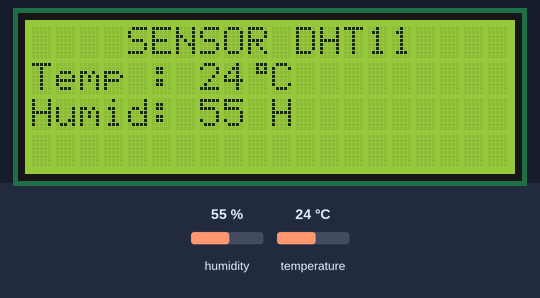
A sketch run on a simulated Arduino Uno, built with avr-gcc and run on an emulated ATmega328P. Shown: 20×4 character LCD. Inputs (shaded band) come from the test bench; at power-on: humidity 55 %, temperature 24 °C. What the sketch prints to the serial monitor is not drawn.

Above: at 1.3 s.
1.4 s: humidity set to 22 %
At 2.7 s:
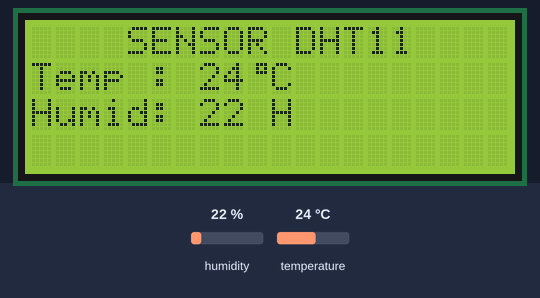
4.3 s: temperature set to 12 °C
At 5.1 s:
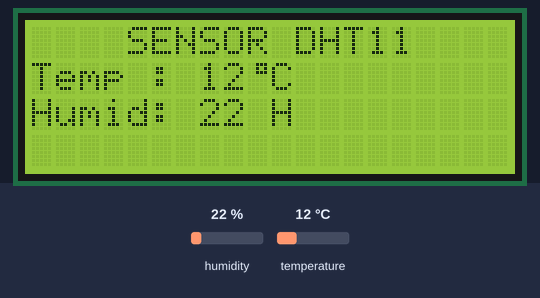
7.2 s: humidity set to 40 %
At 9.9 s:
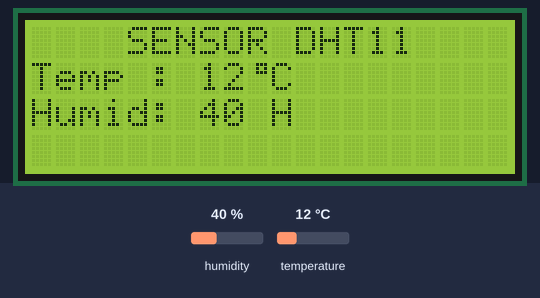
10.2 s: temperature set to 19 °C
Timing chart, 0 to 13.2 s (numbered marks = the images above; inputs shaded):
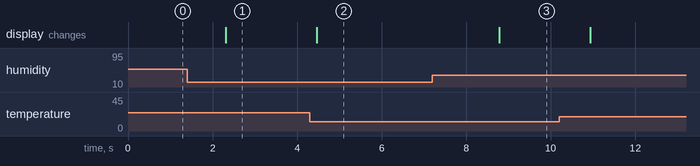

Measured:
- after the input at 1.4 s, the display: changes after 0.91 s (image 1)
- after the input at 4.3 s, the display: changes after 0.17 s (image 2)
- after the input at 7.2 s, the display: changes after 1.6 s (image 3)

The sketch:

DHT11.ino
```cpp
#include <SimpleDHT.h>
#include <Wire.h>
#include <LiquidCrystal_I2C.h>

#define TAMPIL_SERIAL true
#define PIN_DHT_11  2

LiquidCrystal_I2C lcd(0x27, 20, 4); // Alamat I2C, Kolom, Baris
const byte KARAKTER_DERAJAT = 0;
byte derajat[] = {
  B00111,
  B00101,
  B00111,
  B00000,
  B00000,
  B00000,
  B00000,
  B00000
};

SimpleDHT11 dht11(PIN_DHT_11);
byte temperature = 0, humidity = 0;
int err = SimpleDHTErrSuccess;

void setup() {
#if TAMPIL_SERIAL //////
  Serial.begin(9600);
#endif  ///////////////

  lcd.init();
  lcd.createChar(KARAKTER_DERAJAT, derajat);
  lcd.backlight();
  lcd.clear();

  lcd.setCursor(4, 0);
  lcd.print("SENSOR DHT11");
  lcd.setCursor(0, 1);
  lcd.print("Temp : ");
  lcd.setCursor(0, 2);
  lcd.print("Humid: ");
}

void loop() {
#if TAMPIL_SERIAL //////////////////////////////////
  Serial.println("=================================");
  Serial.println("Sample DHT11...");
#endif  ///////////////////////////////////////////

  if ((err = dht11.read(&temperature, &humidity, NULL)) != SimpleDHTErrSuccess) {
#if TAMPIL_SERIAL //////////////////////////
    Serial.print("Read DHT11 failed, err=");
    Serial.println(err);
#endif  ////////////////////////////////////

    lcd.setCursor(1, 3);
    lcd.print("Read DHT11 failed");

    delay(2000);
    lcd.setCursor(1, 3);
    lcd.print("                  ");
    return;
  }

#if TAMPIL_SERIAL ///////////////////////////////////////
  Serial.print("Sample OK: ");
  Serial.print((int)temperature); Serial.print(" *C, ");
  Serial.print((int)humidity); Serial.println(" H");
#endif  /////////////////////////////////////////////////

  lcd.setCursor(7, 1);
  lcd.print("          ");
  lcd.setCursor(7, 1);
  lcd.print((int)temperature);
  if((int)temperature < 10){
    lcd.setCursor(8, 1);
    lcd.write(KARAKTER_DERAJAT);
    lcd.setCursor(9, 1);
  }else{
    lcd.setCursor(9, 1);
    lcd.write(KARAKTER_DERAJAT);
    lcd.setCursor(10, 1);
  }
  lcd.print('C');

  lcd.setCursor(7, 2);
  lcd.print("          ");
  lcd.setCursor(7, 2);
  lcd.print((int)humidity);
  (int)temperature < 10 ? lcd.setCursor(8, 2) : lcd.setCursor(9, 2);
  lcd.print(" H");

  delay(2100);
}
```
